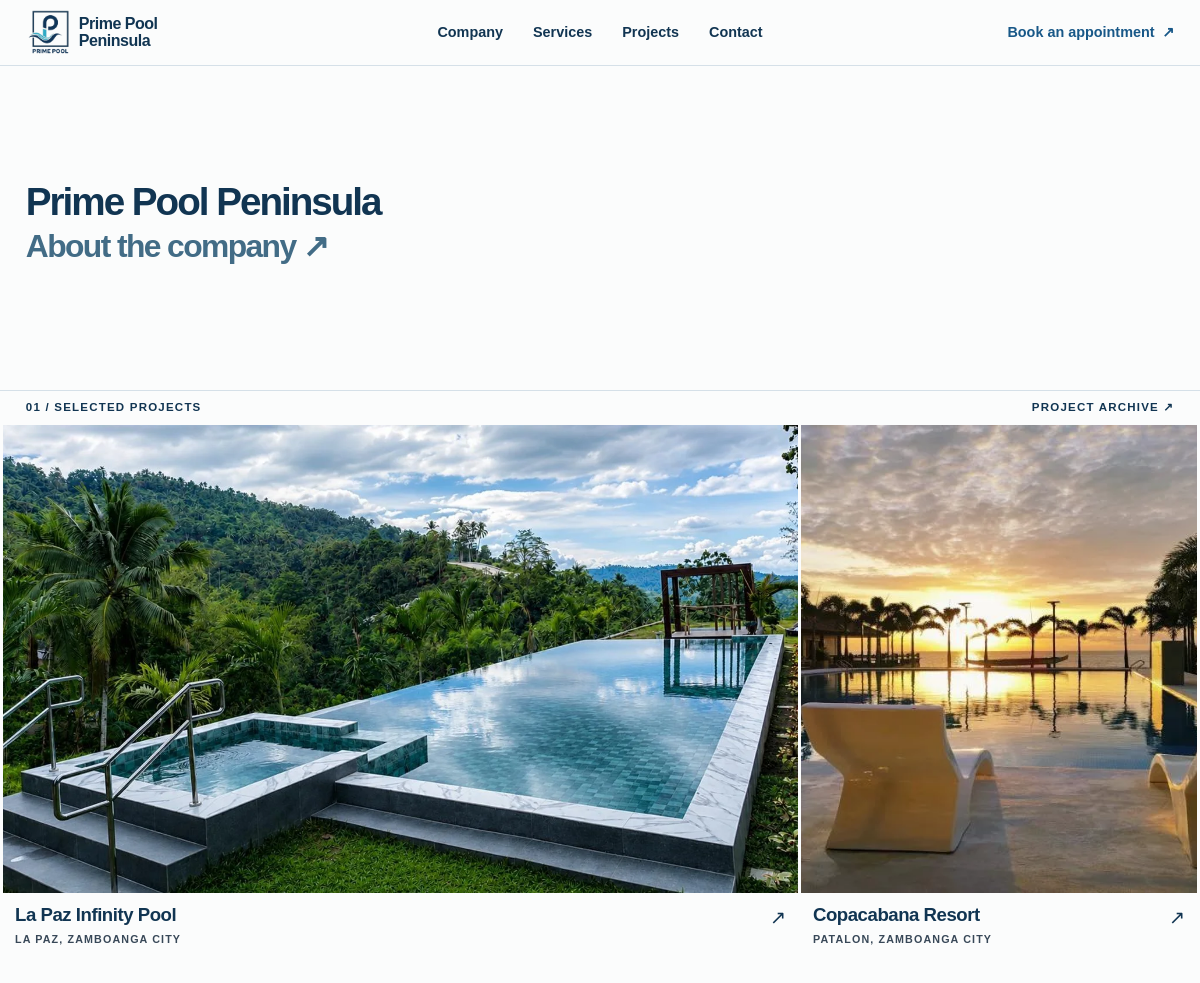
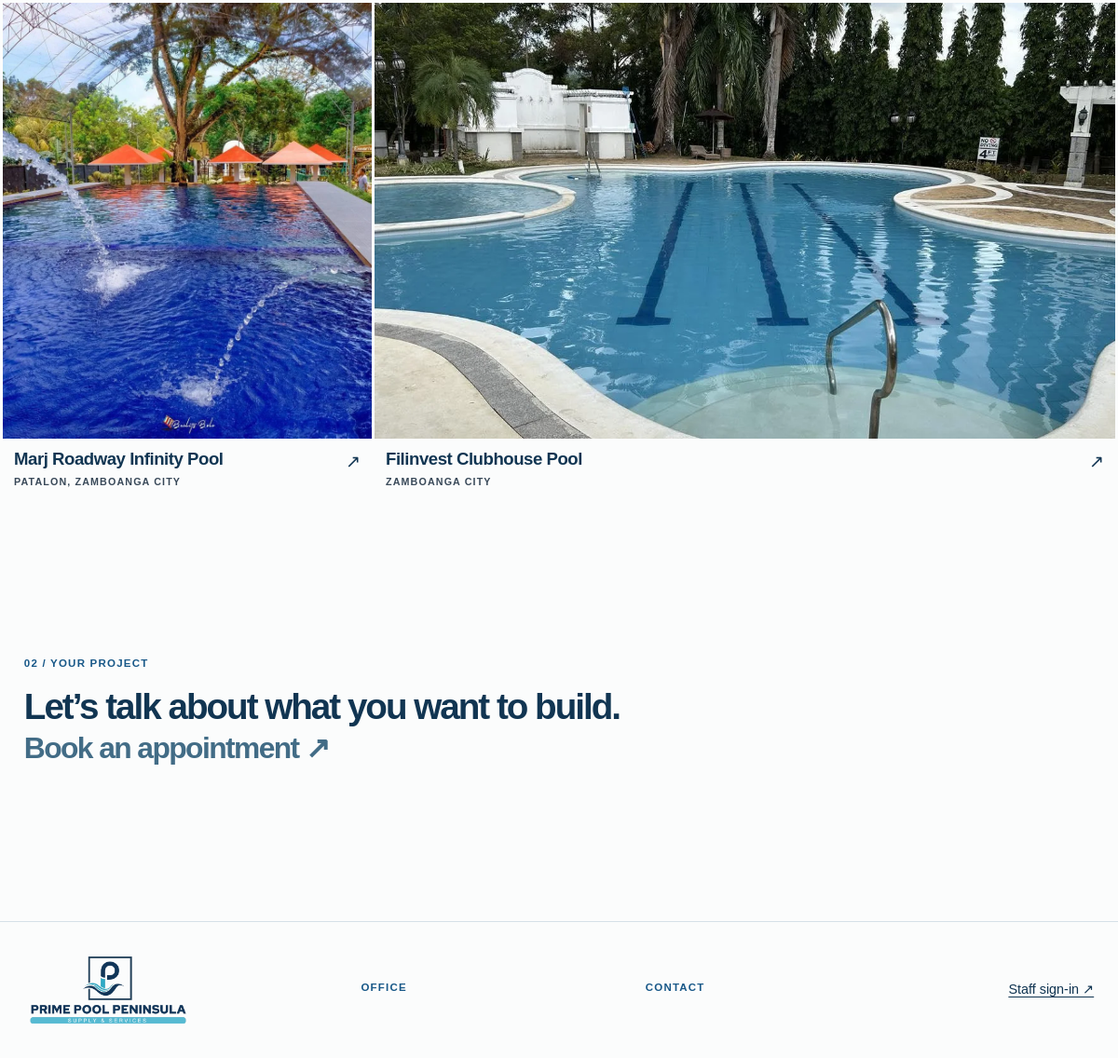
The page / on the database its author committed (2 pictures, top to bottom).
### tables this page shows
CREATE TABLE IF NOT EXISTS content (
 id INT UNSIGNED AUTO_INCREMENT PRIMARY KEY, kind ENUM('company','service','portfolio') NOT NULL,
 slug VARCHAR(100) NOT NULL, title VARCHAR(180) NOT NULL, description TEXT NOT NULL, category VARCHAR(100),
 location VARCHAR(180), project_date DATE, published BOOLEAN NOT NULL DEFAULT 0, sort_order INT NOT NULL DEFAULT 0,
 UNIQUE (kind,slug), INDEX content_public (kind,published,sort_order)
);

CREATE TABLE IF NOT EXISTS content_images (
 id INT UNSIGNED AUTO_INCREMENT PRIMARY KEY, content_id INT UNSIGNED NOT NULL, path VARCHAR(255) NOT NULL,
 alt VARCHAR(180) NOT NULL, sort_order INT NOT NULL DEFAULT 0,
 UNIQUE (content_id,path), FOREIGN KEY (content_id) REFERENCES content(id) ON DELETE CASCADE
);

### app/bootstrap.php (called while the page is built, shortened)
<?php
function config(): array {
    static $config;
    if ($config===null) {
        $config=array_replace(require ROOT.'/config.example.php',
            is_file(ROOT.'/config.local.php') ? require ROOT.'/config.local.php' : []);
    }
    return $config;
}
function db(): PDO {
    static $pdo;
    $c = config();
    return $pdo ??= new PDO("mysql:host={$c['host']};port={$c['port']};dbname={$c['database']};charset=utf8mb4",
        $c['username'], $c['password'], [PDO::ATTR_ERRMODE => PDO::ERRMODE_EXCEPTION,
        PDO::ATTR_DEFAULT_FETCH_MODE => PDO::FETCH_ASSOC, PDO::ATTR_EMULATE_PREPARES => false,
        PDO::MYSQL_ATTR_INIT_COMMAND => "SET time_zone = '+08:00'"]);
}
function run(string $sql, array $params = []): PDOStatement {
    $statement = db()->prepare($sql);
    $statement->execute($params);
    return $statement;
}
function rows(string $sql, array $params = []): array { return run($sql, $params)->fetchAll(); }
function e(mixed $value): string { return htmlspecialchars(is_scalar($value) ? (string)$value : '', ENT_QUOTES | ENT_SUBSTITUTE, 'UTF-8'); }

### app/content.php (called while the page is built, shortened)
<?php
function content_list(string $kind, bool $includeHidden=false): array {
    $entries=rows('SELECT * FROM content WHERE kind=?'.($includeHidden?'':' AND published=1').' ORDER BY sort_order,id',[$kind]);
    $images=rows('SELECT i.* FROM content_images i JOIN content c ON c.id=i.content_id WHERE c.kind=?'.($includeHidden?'':' AND c.published=1').' ORDER BY i.sort_order,i.id',[$kind]);
    $groups=[];
    foreach($images as $image) $groups[$image['content_id']][]=$image;
    return $entries;
}
function image_url(array $image): string {
    return str_starts_with($image['path'],'assets/')?$image['path']:'media.php?id='.$image['id'];
}

### config.example.php (called while the page is built)
<?php
return [
    'host' => '127.0.0.1', 'port' => 3306, 'database' => 'prime_pool_ads',
    'username' => 'root', 'password' => '',
    'message_mode' => 'demo',
    'message_gateway' => '', 'message_token' => '',
];

### app/public-layout.php (the view, shortened to what this page needs)
<?php
function public_header(string $page): void {
    $links=['about'=>'Company','services'=>'Services','projects'=>'Projects','contact'=>'Contact'];
    ?>
    <header class="mast">
      <a class="wordmark" href="index.php" aria-label="Prime Pool Peninsula home">
        <img src="assets/brand.png" width="45" height="45" alt=""><span>Prime Pool<br>Peninsula</span>
      </a>
      <nav class="main-nav" id="main-nav" aria-label="Main navigation">
        <?php foreach ($links as $slug=>$label): ?><a href="index.php?page=<?= e($slug) ?>"<?= $page===$slug?' aria-current="page"':'' ?>><?= e($label) ?></a><?php endforeach; ?>
      </nav>
      <a class="booking-link" href="booking.php"<?= $page==='booking'?' aria-current="page"':'' ?>>Book an appointment <span aria-hidden="true">↗</span></a>
    </header>
    <?php
}
function public_footer(array $company): void {
    ?>
    <footer class="public-footer">
      <a href="index.php" class="footer-logo"><img src="assets/brand-wide.png" alt="Prime Pool Peninsula Supply and Services" width="216" height="108"></a>
      <div><p class="eyebrow">Office</p><p><?= e($company['contact']['description']??'') ?></p></div>
      <div><p class="eyebrow">Contact</p>
      <?php if ($phone=$company['phone']['description']??null): ?><p><?= e($phone) ?></p><?php endif; ?></div>
      <a href="admin.php">Staff sign-in ↗</a>
    </footer>
    <?php
}
function work_card(array $work): void {
    $image=$work['images'][0]??null;
    ?>
    <article class="work-card">
      <a href="index.php?page=project&amp;id=<?= (int)$work['id'] ?>">
        <?php if($image): ?><img src="<?= e(image_url($image)) ?>" alt="<?= e($image['alt']) ?>" loading="lazy"><?php else: ?><div class="work-placeholder"></div><?php endif; ?>
        <div class="work-caption"><div><h2><?= e($work['title']) ?></h2><p><?= e($work['location']) ?></p></div><span aria-hidden="true">↗</span></div>
      </a>
    </article>
    <?php
}

### app/view.php (shortened to what this page needs)
<?php
function page_start(string $title,string $area='public'): void {
    $body=e($area);
    echo '<!doctype html><html lang="en"><head><meta charset="utf-8"><meta name="viewport" content="width=device-width, initial-scale=1">';
    echo '<title>'.e($title).' | Prime Pool Peninsula</title><link rel="icon" href="assets/brand.png"><link rel="stylesheet" href="assets/bootstrap.min.css"><link rel="stylesheet" href="assets/site.css"><script src="assets/site.js" defer></script></head><body class="'.$body.'">';
}
function page_end(): void { echo '</body></html>'; }

### public/index.php (shortened to what this page needs)
<?php
require dirname(__DIR__).'/app/bootstrap.php';
require ROOT.'/app/content.php';
require ROOT.'/app/view.php';
$page='home'; $error=null; $company=[]; $projects=[]; $services=[]; $project=null; $category=null;
try {
    $page=choice($_GET,'page',['home','about','services','projects','project','contact'],false)??'home';
    $company=array_column(content_list('company'),null,'slug');
    if (in_array($page,['home','projects'],true)) $projects=content_list('portfolio');
} catch(Throwable $e) { $error=safe_error($e); http_response_code(status_code($e)); }
require ROOT.'/app/public-layout.php';
page_start($project['title']??($page==='home'?'Pool design and construction':ucfirst($page)));
public_header($page);
?>
<main id="main">
<?php if ($error): ?>
<section class="reading"><h1>Page unavailable</h1><?php notice($error); ?></section>
<?php elseif ($page==='home'): ?>
<section class="intro">
  <h1><?= e($company['hero']['title']??'Prime Pool Peninsula') ?></h1>
  <a class="text-arrow" href="index.php?page=about">About the company <span aria-hidden="true">↗</span></a>
</section>
<?php
$bySlug=array_column($projects,null,'slug');
$feature=array_values(array_filter([$bySlug['lapaz']??null,$bySlug['copacabana']??null,$bySlug['marj-infinity']??null,$bySlug['filinvest']??null]));
?>
<?php if ($feature): ?>
<section class="portfolio-section" aria-label="Selected projects">
  <div class="section-line"><span>01 / Selected projects</span><a href="index.php?page=projects">Project archive ↗</a></div>
  <div class="work-grid"><?php foreach ($feature as $work) work_card($work); ?></div>
</section>
<?php endif; ?>
<section class="end-cta">
  <p class="eyebrow">02 / Your project</p>
  <h2>Let’s talk about what you want to build.</h2>
  <a class="text-arrow" href="booking.php">Book an appointment <span aria-hidden="true">↗</span></a>
</section>
<?php endif; ?>
</main>
<?php public_footer($company); page_end(); ?>

### public/assets/site.css (style rules this page uses)
:root { --ink:#113552;--teal:#185888;--blue:#0878b8;--slate:#384858;--steel:#b8c8d8;--paper:#fbfcfc;--rule:#d5e0e8;--pad:clamp(16px,2.15vw,34px) }
* { box-sizing:border-box }
body { margin:0;background:var(--paper);color:var(--ink);font-family:Arial,Helvetica,sans-serif }
a { color:inherit;text-underline-offset:.2em }
img { display:block;max-width:100% }
.mast { display:grid;grid-template-columns:1fr 2fr 1fr;align-items:center;gap:12px;padding:10px var(--pad);min-height:65px;border-bottom:1px solid var(--rule) }
.wordmark { display:inline-flex;align-items:center;gap:8px;width:max-content;line-height:1.03;font-weight:700;letter-spacing:-.03em;text-decoration:none }
.wordmark img { object-fit:contain }
.main-nav { display:flex;justify-content:center;gap:clamp(14px,2.5vw,40px);align-items:center }
.main-nav a,.booking-link,.menu-toggle { font-size:.9rem;font-weight:700;text-decoration:none }
.booking-link { justify-self:end;color:var(--teal);white-space:nowrap }
.booking-link span { margin-left:.25em }
.intro { padding:99px var(--pad) 126px }
.eyebrow,.section-line,.work-caption p { font-size:.72rem;letter-spacing:.105em;text-transform:uppercase;font-weight:700 }
.eyebrow { margin-bottom:17px;color:var(--teal) }
.intro h1,.end-cta h2 { font-size:clamp(2rem,3.22vw,3.2rem);font-weight:700;letter-spacing:-.052em;line-height:1.01;max-width:1210px;margin:0 }
.text-arrow { display:inline-block;color:#426c86;text-decoration:none;font-size:clamp(1.35rem,2.65vw,2.75rem);font-weight:700;letter-spacing:-.05em;line-height:1.14;margin-top:7px }
.section-line { padding:8px var(--pad);display:flex;justify-content:space-between;border-top:1px solid var(--rule);gap:12px }
.section-line a { text-decoration:none }
.work-grid { display:grid;grid-template-columns:repeat(6,minmax(0,1fr));gap:28px 3px;padding:0 3px }
.work-card { grid-column:span 2;min-width:0 }
.work-card:nth-child(4n+1),.work-card:nth-child(4n+4) { grid-column:span 4 }
.work-card a { text-decoration:none;display:block }
.work-card img,.work-placeholder { width:100%;height:clamp(270px,39vw,625px);object-fit:cover;background:#d8e7ee }
.work-card img { transition:filter .18s ease }
.work-caption { display:flex;justify-content:space-between;align-items:start;gap:12px;padding:11px max(10px,1vw) }
.work-caption h2 { font-size:clamp(1rem,1.55vw,1.3rem);font-weight:700;margin:0 0 5px;letter-spacing:-.025em }
.work-caption p { margin:0;color:var(--slate);font-size:.67rem }
.work-caption span { font-size:1.2rem }
.end-cta { padding:clamp(84px,14vw,180px) var(--pad) }
.public-footer { display:grid;grid-template-columns:1.2fr 1fr 1.3fr auto;align-items:center;gap:24px;padding:28px var(--pad);border-top:1px solid var(--rule);font-size:.9rem;overflow-wrap:anywhere }
.public-footer p { margin-bottom:5px }
.footer-logo img { object-fit:contain;width:180px;height:auto }

### rows shown on the page
content: content_images.path (picture), title "La Paz Infinity Pool", location "LA PAZ, ZAMBOANGA CITY"
content: content_images.path (picture), title "Copacabana Resort", location "PATALON, ZAMBOANGA CITY"
content: content_images.path (picture), title "Marj Roadway Infinity Pool", location "PATALON, ZAMBOANGA CITY"
content: content_images.path (picture), title "Filinvest Clubhouse Pool", location "ZAMBOANGA CITY"

### other values the page prints
$label "Company"
$label "Services"
$label "Projects"
$label "Contact"
$company['hero']['title'] "Prime Pool Peninsula"
